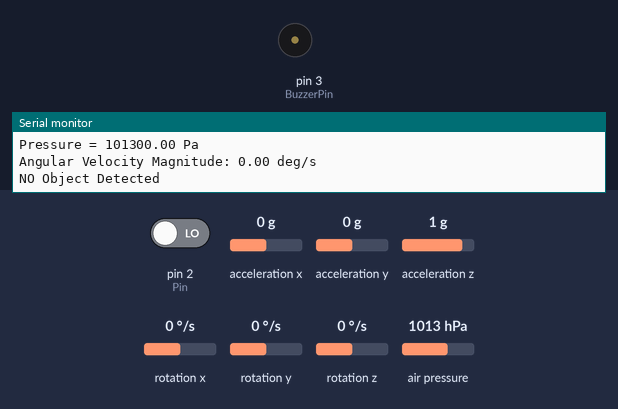
The sketch below on a simulated Arduino Uno, built with avr-gcc and run on an emulated ATmega328P. Parts: buzzer (waves = sounding, pin HIGH), the last lines printed to the serial monitor. The inputs (shaded band) are chosen by the test bench; at power-on: rotation x 0 °/s, pin 2 (Pin) LOW, acceleration x 0 g, acceleration y 0 g, acceleration z 1 g, rotation y 0 °/s, rotation z 0 °/s, air pressure 1013 hPa.

Above: at 2.8 s.
2.9 s: rotation x set to -192 °/s
At 4.1 s:
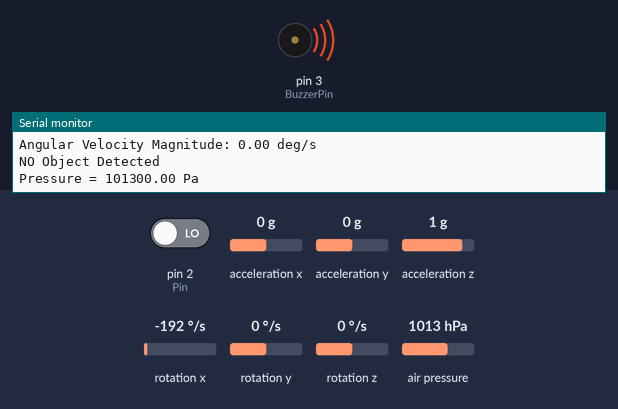
8.9 s: pin 2 (Pin) driven HIGH
At 11.2 s:
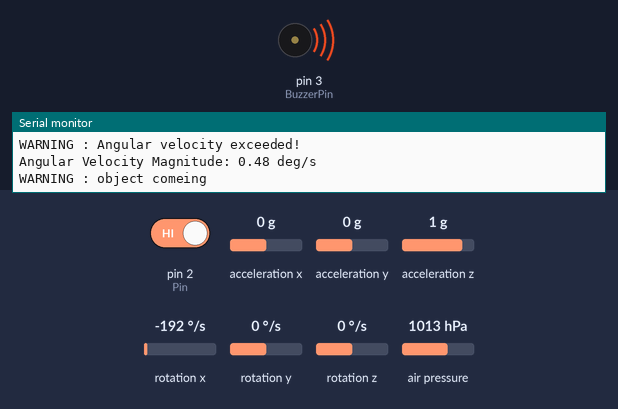
13.9 s: pin 2 (Pin) driven LOW
At 15.8 s:
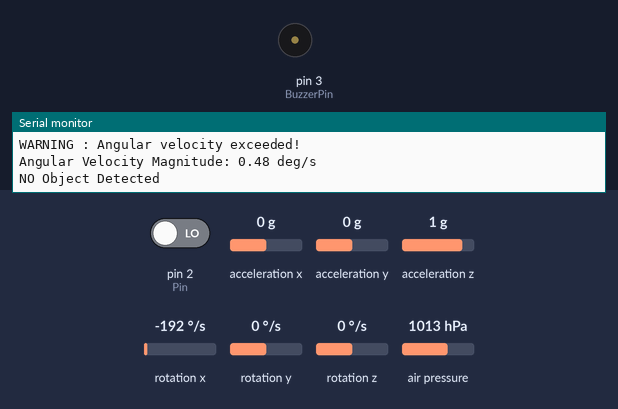
19.9 s: rotation x set to 0 °/s
At 20.9 s:
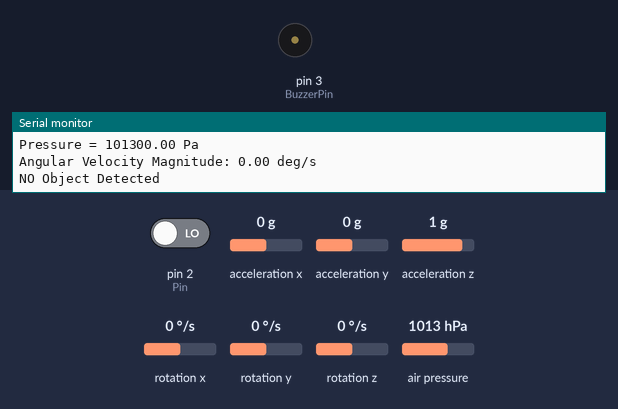
Timing chart, 0 to 22.9 s (numbered marks = the images above; inputs shaded):
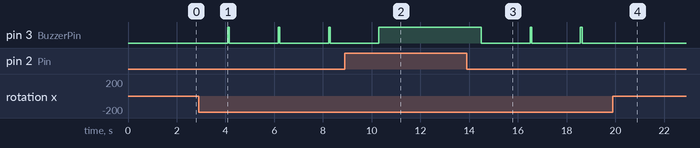

Measured:
- after the input at 2.9 s, pin 3 (BuzzerPin): alternates HIGH for 0.06 s and LOW for 2.0 s, starting after 1.2 s
- after the input at 8.9 s, pin 3 (BuzzerPin): goes on until 10.3 s, then stays HIGH
- after the input at 13.9 s, pin 3 (BuzzerPin): alternates HIGH for 0.06 s and LOW for 2.0 s, starting after 0.60 s
- after the input at 19.9 s, pin 3 (BuzzerPin): stops changing and stays LOW

The sketch:

19303.ino
```cpp
#include <Wire.h>             // Include Wire library for I2C devices
#include <Adafruit_Sensor.h>  // Include Adafruit sensor library
#include <Adafruit_BMP280.h>  // Include Adafruit library for BMP280 sensor
#include <MPU6050.h>

// Pin definitions
const int BuzzerPin = 3;  // Buzzer connected to digital pin 3
const int Pin = 2;        // Proximity sensor connected to digital pin 2

// BMP280 I2C address
#define BMP280_I2C_ADDRESS 0x76

Adafruit_BMP280 bmp280;  // BMP280 sensor object
MPU6050 mpu;             // MPU6050 sensor object

void setup() {
  // Initialize Serial Monitor
  Serial.begin(9600);

  // Initialize pins
  pinMode(BuzzerPin, OUTPUT);
  pinMode(Pin, INPUT);

  // Print setup status
  Serial.println(F("Initializing Arduino + BMP280 + MPU6050"));

  // Initialize I2C and sensors
  Wire.begin();

  // Initialize MPU6050
  mpu.initialize();
  mpu.setFullScaleGyroRange(250); // Set full-scale range to ±250°/s
  if (!mpu.testConnection()) {
    Serial.println("MPU6050 connection failed. Check wiring!");
    while (1);
  }

  // Initialize BMP280
  if (!bmp280.begin(BMP280_I2C_ADDRESS)) {
    Serial.println("Could not find a valid BMP280 sensor, check wiring!");
    while (1);
  }
}

void loop() {
  // Read pressure from BMP280
  float pressure = bmp280.readPressure();
  Serial.print("Pressure = ");
  Serial.print(pressure);
  Serial.println(" Pa");
  Serial.println(); // Blank line for clarity

  // Read angular velocity from MPU6050
  int16_t gx, gy, gz;
  mpu.getRotation(&gx, &gy, &gz);

  // Calculate angular velocity in degrees per second
  float angularVelocityX = gx / 131.0;
  float angularVelocityY = gy / 131.0;
  float angularVelocityZ = gz / 131.0;

  // Calculate magnitude of angular velocity vector
  float angularVelocityMagnitude = sqrt(pow(angularVelocityX, 2) + pow(angularVelocityY, 2) + pow(angularVelocityZ, 2));

  // Buzzer control based on angular velocity magnitude
  if (angularVelocityMagnitude > 0.1) {
    digitalWrite(BuzzerPin, HIGH); // Turn the buzzer ON
    Serial.println("WARNING : Angular velocity exceeded!");
  } else {
    digitalWrite(BuzzerPin, LOW);  // Turn the buzzer OFF
  }

  Serial.print("Angular Velocity Magnitude: ");
  Serial.print(angularVelocityMagnitude/100);
  Serial.println(" deg/s");
  Serial.println(); // Blank line for clarity

  // Read proximity sensor value
  int sensorValue = digitalRead(Pin);
  if (sensorValue == HIGH) {
    digitalWrite(BuzzerPin, HIGH); // Turn the buzzer ON
    Serial.println("WARNING : object comeing");
  } else {
    Serial.println("NO Object Detected");
    digitalWrite(BuzzerPin, LOW); // Turn the buzzer ON

  }

  // Delay for 2 seconds between loops
  delay(2000);
}
```
